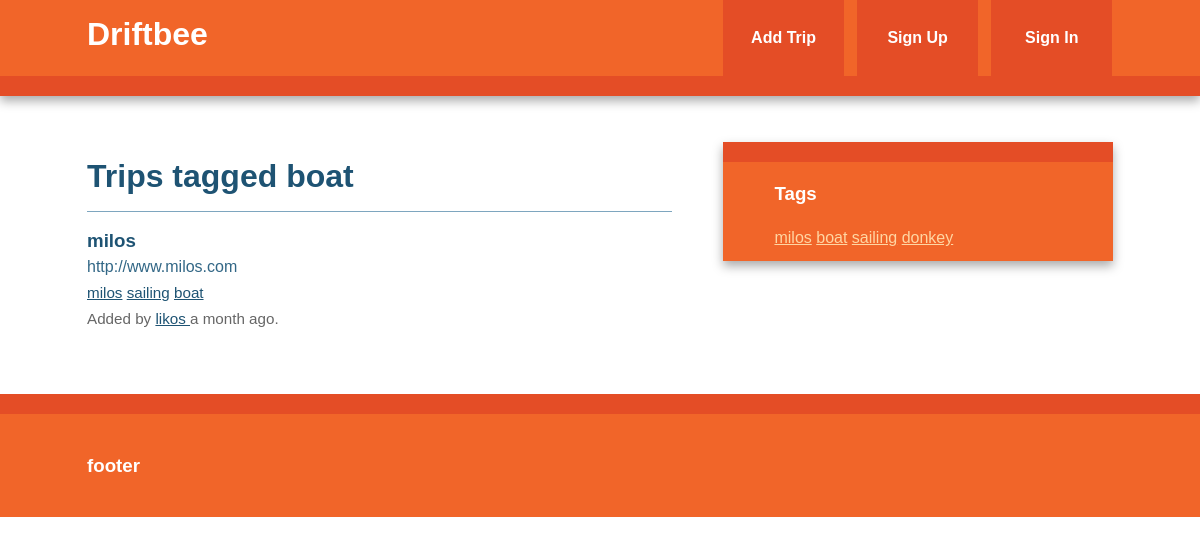
Page /tag/boat on the committed database.
### thermos/models.py (models this page shows, shortened)
class Tag(db.Model):
    id = db.Column(db.Integer, primary_key=True)
    name = db.Column(db.String(25), nullable=False, unique=True, index=True)
    @staticmethod
    def all():
        return Tag.query.all()
    def __repr__(self):
        return self.name

class Bookmark(db.Model):
    id = db.Column(db.Integer, primary_key=True)
    url = db.Column(db.Text, nullable=False)
    date = db.Column(db.DateTime, default=datetime.utcnow)
    description = db.Column(db.String(300))
    user_id = db.Column(db.Integer, db.ForeignKey('user.id'), nullable=False)
    _tags = db.relationship('Tag', secondary=tags, backref=db.backref('bookmarks', lazy='dynamic'))
    @property
    def tags(self):
        return ",".join([t.name for t in self._tags])
    @tags.setter
    def tags(self, string):
        if string:
            self._tags = [Tag.get_or_create(name) for name in string.split(',')]

class User(db.Model, UserMixin):
    id = db.Column(db.Integer, primary_key=True)
    username = db.Column(db.String(80), unique=True)
    email = db.Column(db.String(120), unique=True)
    bookmarks = db.relationship('Bookmark', backref='user', lazy='dynamic')
    password_hash = db.Column(db.String)
    @property
    def password(self):
        raise AttributeError('password: write-only field')

### thermos/views.py (the view)
@app.route('/tag/<name>')
def tag(name):
    tag = Tag.query.filter_by(name=name).first_or_404()
    return render_template('tag.html',tag=tag)

### thermos/views.py (called while the page is built)
@app.context_processor
def inject_tags():
    return dict(all_tags=Tag.all)

### thermos/templates/tag.html (shortened to what this page needs)
{% extends "base.html" %}
{% block content %}
	<article>
		<header>
			<h1>Trips tagged {{tag}}</h1>
			{% if tag.bookmarks.count()>0 %}
                {% with bookmarks=tag.bookmarks %}
                    {% include "bookmark_list.html" %}
                {% endwith %}
            {% else %}
                There are no trips with this tag.
            {% endif %}
		</header>
	</article>
{% endblock   %}

### thermos/templates/base.html (shortened to what this page needs)
<!doctype html>
<html class="no-js" lang="">
    <head>
        {% block styles %}
            <link rel="stylesheet" href="{{ url_for('static', filename='css/normalize.min.css') }}">
            <link rel="stylesheet" href="{{ url_for('static', filename='css/main.css') }}">
        {% endblock %}
    </head>
    <body>
        <div class="header-container">
            <header class="wrapper clearfix">
                <a href="{{url_for('index')}}"><h1 class="title">Driftbee</h1></a>
                <nav>
                    <ul>
                        <li><a href="{{ url_for('add')}}">Add Trip</a></li>
                        {% if current_user.is_authenticated %}
                            <li><a href="{{ url_for('user', username=current_user.username) }}">My Trips</a></li>
                            <li><a href="{{ url_for('logout') }}">Sign Out</a></li>
                        {% else %}
                            <li><a href="{{ url_for('signup') }}">Sign Up</a></li>
                            <li><a href="{{ url_for('login') }}">Sign In</a></li>
                        {% endif %}
                    </ul>
                </nav>
            </header>
        </div>
        <div class="main-container">
            <div class="main wrapper clearfix">
                {% block content %}
                {% endblock %}
                {% block sidebar %}
                    <aside>
                        <h3>Tags</h3>
                        {% for t in all_tags() %}
                            <a href="{{ url_for('tag',name=t)}}">{{t}}</a>
                        {% endfor%}
                    </aside>
                {% endblock %}
            </div>
        </div>
        <div class="footer-container">
            <footer class="wrapper">
                <h3>footer</h3>
            </footer>
        </div>
    </body>
</html>

### thermos/templates/bookmark_list.html (shortened to what this page needs)
<ul class="bookmarks">
    {% for bookmark in bookmarks %}
    <li>
        <a class="header" href="{{ bookmark.url }}">
            <h3 class="description">
                {{ bookmark.description|truncate(50,killwords=True) }}
            </h3>
            <span class="url">
                {{ bookmark.url|truncate(50,killwords=True) }}
            </span>
        </a>
        <div class="info">
            <span class="tags">
                {% if bookmark.tags %}
                    {% for t in bookmark._tags %}
                        <a href="{{ url_for('tag',name=t)}}">{{ t }}</a>
                       {% endfor %}
                    {% else %}No tags.
                {% endif %}
             </span>
            <br>
            Added by <a href="{{ url_for('user', username=bookmark.user.username) }}">
            {{ bookmark.user.username }}
        </a>
        {{ moment(bookmark.date).fromNow() }}.
        </div>
    </li>
    {% endfor %}
</ul>

### thermos/static/css/main.css (style rules this page uses)
html { color: #222; font-size: 1em; line-height: 1.4; }
body { font: 16px/26px Helvetica, Helvetica Neue, Arial; }
.wrapper { width: 90%; margin: 0 5%; }
.header-container { border-bottom: 20px solid #e44d26; }
.footer-container, .main aside { border-top: 20px solid #e44d26; }
.header-container, .footer-container, .main aside { background: #f16529; }
.title { color: white; }
nav ul { margin: 0; padding: 0; list-style-type: none; }
nav a { display: block; margin-bottom: 10px; padding: 15px 0; text-align: center; text-decoration: none; font-weight: bold; color: white; background: #e44d26; }
.main { padding: 30px 0; }
.main article h1 { font-size: 2em; }
.main aside { color: white; padding: 0px 5% 10px; }
.footer-container footer { color: white; padding: 20px 0; }
a, a:visited { color: #1E5373; }
ul.bookmarks { list-style: none none; padding-left: 0; }
ul.bookmarks li { padding-bottom: .5em; border-top: 1px solid #7EA6BF; padding: 1em 0; }
a.header { color: #326786; text-decoration: none; display: block; }
a.header h3 { margin: 0 0 ; }
div.info { font-size: .95em; color:#666666; }
aside a { color: #FFD6A3; }
h1, h2, h3, h4, h5, h6 { color: #1E5373; }
.main aside h3, footer h3, footer a, footer a:visited { color:white ; }
@media only screen and (min-width: 480px) { nav a { float: left; width: 27%; margin: 0 1.7%; padding: 25px 2%; margin-bottom: 0; } }
@media only screen and (min-width: 480px) { nav li:first-child a { margin-left: 0; } }
@media only screen and (min-width: 480px) { nav li:last-child a { margin-right: 0; } }
@media only screen and (min-width: 480px) { nav ul li { display: inline; } }
@media only screen and (min-width: 768px) { .header-container, .main aside { -webkit-box-shadow: 0 5px 10px #aaa; -moz-box-shadow: 0 5px 10px #aaa; box-shadow: 0 5px 10px #aaa; } }
@media only screen and (min-width: 768px) { .title { float: left; } }
@media only screen and (min-width: 768px) { nav { float: right; width: 38%; } }
@media only screen and (min-width: 768px) { .main article { float: left; width: 57%; } }
@media only screen and (min-width: 768px) { .main aside { float: right; width: 28%; } }
@media only screen and (min-width: 1140px) { .wrapper { width: 1026px; margin: 0 auto; } }
.clearfix:before, .clearfix:after { content: " "; display: table; }
.clearfix:after { clear: both; }
.clearfix { *zoom: 1; }

### rows in the picture
Tag: name "boat"
Bookmark: description "milos", url "http://www.milos.com", user.username "likos", date "a month ago"
Tag: name "milos"
Tag: name "sailing"
Tag: name "donkey"
